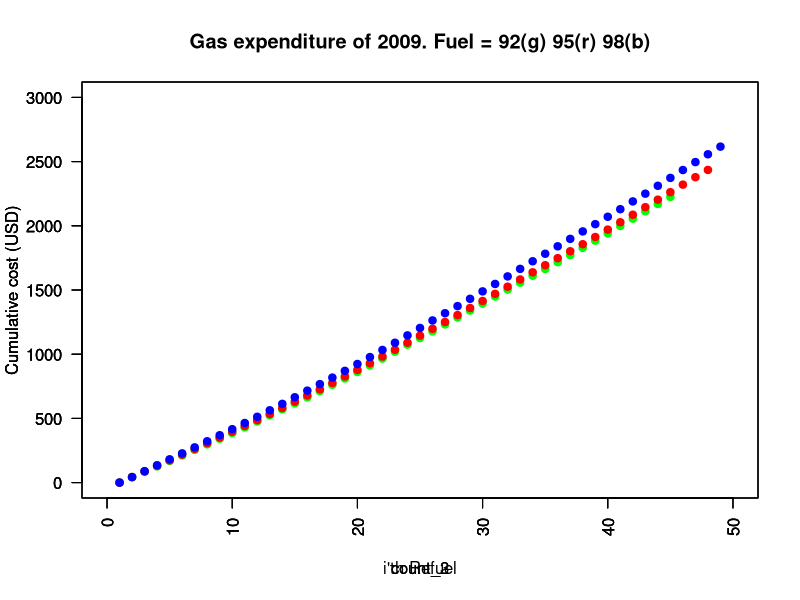

Reproduce this figure in R.
library(readxl) # parsing excel
library(lubridate) # dates/months/years addition made easy
mydata <- read_excel("CPC_data_short.xlsx")

X_VALUE = 10
Y_VALUE = 30
Z_VALUE = 40

assign_fuel_type <- function(fuel_type) { # identity fuel type (92/95/98)
  dummy_var = 0
  if (fuel_type == 92) {dummy_var = 2}
  else if (fuel_type == 95) {dummy_var = 3}
  else if (fuel_type == 98) {dummy_var = 4}
  else {
    print("please enter either 92, 95, or 98")
    return()
  }
  return(dummy_var)
}

lose_fuel <- function() { # everyday lose fuel ~ normal
  SD = 5
  lost = rnorm(1, X_VALUE, SD) #generate x ~ N(mean, SD)
  
  if (lost < 0) {
    lost = 0
  }
  return(lost)
}

control <- function(fuel_type, table) {
  # fuel_type = 92, 95, or 98

  which_column = assign_fuel_type(fuel_type)
  my_price_list = table[[which_column]]
  my_date_list = table[[1]]
  
  current_date = ymd(my_date_list[1]) 
  current_price = my_price_list[1]
  my_price_list <- my_price_list[-1] #delete first element 
  my_date_list <- my_date_list[-1] #delete first element 
  last_day = ymd(my_date_list[length(my_date_list)])
  
  total_expense = 0 # keep track of total money spent
  expense_list <- list(total_expense) # keeps track of marginal expense
  current_fuel = 100
  
  while (current_date != last_day) {
    if(current_fuel < Y_VALUE) { # refuel when necessary
      total_expense = total_expense + 57.0 * current_price #57 liters ~ 15 gallons ~ approx gas tank size, where 1USD = 30NT.
      expense_list <- append(expense_list, total_expense / 30.0)
      current_fuel = 100
    }
    
    current_fuel = current_fuel - lose_fuel()
    current_date = current_date + ddays(1)
    
    #check if today needs price adjustments. Remember to watch out for NA.
    if (current_date == ymd(my_date_list[1])) { 
      my_date_list <- my_date_list[-1]
      if (!is.na(my_price_list[1])) {
        current_price = my_price_list[1]
      }
      my_price_list <- my_price_list[-1] 
    }
  }
  return(expense_list)
}


test_group <- function(fuel_type, table) {
  # fuel_type = 92, 95, or 98

  which_column = assign_fuel_type(fuel_type)
  my_price_list = table[[which_column]]
  my_date_list = table[[1]]
  
  current_date = ymd(my_date_list[1]) 
  current_price = my_price_list[1]
  my_price_list <- my_price_list[-1] #delete first element 
  my_date_list <- my_date_list[-1] #delete first element 
  last_day = ymd(my_date_list[length(my_date_list)])
  
  total_expense = 0 # keep track of total money spent
  expense_list <- list(total_expense) # keeps track of marginal expense
  current_fuel = 100
  
  while (current_date != last_day) {
    if(current_fuel < Y_VALUE) { # refuel when necessary
      total_expense = total_expense + 57.0 * current_price #57 liters ~ 15 gallons ~ approx gas tank size, where 1USD = 30NT.
      expense_list <- append(expense_list, total_expense / 30.0)
      current_fuel = 100
    }
    
    current_fuel = current_fuel - lose_fuel()
    current_date = current_date + ddays(1)
    
    #check if today needs price adjustments. Remember to watch out for NA.
    if (current_date == ymd(my_date_list[1])) { 
      my_date_list <- my_date_list[-1]
      if (!is.na(my_price_list[1])) {
        current_price = my_price_list[1]
      }
      my_price_list <- my_price_list[-1] 
    }
  }
  return(expense_list)
}


test_1 = control(92, mydata)
number_1 = length(test_1)
count_1 = 1:number_1
plot(count_1, test_1, col="green", las = 2, xlim = c(0, 50), ylim = c(0, 3000), main = "Gas expenditure of 2009. Fuel = 92(g) 95(r) 98(b)", xlab="i'th Refuel", ylab="Cumulative cost (USD)", pch=19)

test_2 = control(95, mydata)
number_2 = length(test_2)
count_2 = 1:number_2
par(new=TRUE) #plots the second graph on top of first graph
plot(count_2, test_2, col="red", las = 2, xlim = c(0, 50), ylim = c(0, 3000), ylab="Cumulative cost (USD)", pch=19)

test_3 = control(98, mydata)
number_3 = length(test_3)
count_3 = 1:number_3
par(new=TRUE) #plots the second graph on top of first graph
plot(count_3, test_3, col="blue", las = 2, xlim = c(0, 50), ylim = c(0, 3000), ylab="Cumulative cost (USD)", pch=19)
